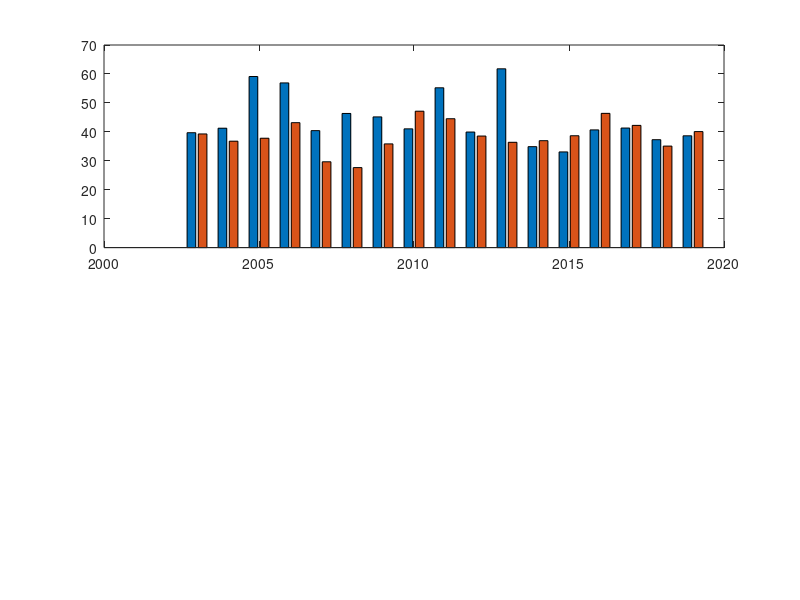

Reproduce this figure in MATLAB. (Note: this script raises an error after producing the figure.)
clearvars
desktop = 1; 
if desktop
    addpath(genpath('C:\Users\Clara Douglas\OneDrive - University of Southampton\PhD\Projects\carbonuptakeinwg'))
    cd 'C:\Users\Clara Douglas\OneDrive - University of Southampton\PhD\Projects\carbonuptakeinwg\data\processed' % desktop
    addpath(genpath('C:\Users\Clara Douglas\OneDrive - University of Southampton\PhD\Matlab Add-ins'));
else
    cd 'C:\Users\ccd1n18\Documents\Projects\CarbonUptakeInWG\data\processed' % laptop
end
% load('vgpm_imported.mat', 'vgpm_npp_all') % vgpm_npp_all as from OceanProductivity site - average (A-W) daily rates per month
% load('cafe_imported.mat', 'cafe_npp_all') % cafe_npp_all as from OceanProductivity site - average (A-W) daily rates per month
% load('cbpm_imported.mat', 'cbpm_npp_all') % cbpm_npp_all as from OceanProductivity site - average (A-W) daily rates per month
% load('eppley_imported.mat', 'eppley_npp_all') % eppley_npp_all as from OceanProductivity site - average (A-W) daily rates per month
% load('vgpm_imported.mat', 'time_start_all')
load('ProcessedData.mat')

algorithm={'cafe','cbpm','eppley','vgpm'};
% temp.cafe.rates=cafe_npp_all;
% temp.cbpm.rates=cafe_npp_all;
% temp.eppley.rates=eppley_npp_all;
% temp.vgpm.rates=vgpm_npp_all;
% clearvars cafe_npp_all cbpm_npp_all eppley_npp_all vgpm_npp_all


%% playing around
for aix = 4%1:length(algorithm)
    for rix = 1:length(region_sublist)
        temp.(region_sublist{rix}).monthly_AW_rate_gmpermonth=OceanProd.(algorithm{aix}).(region_sublist{rix}).NPP_tot_gC./OceanProd.(algorithm{aix}).(region_sublist{rix}).area_month_m2;
    end
end
        

for aix = 4%1:length(algorithm)
    for rix = 1:length(region_sublist)
        for yix = 2003:2019
            findyear=find(timedec>yix-0.5 & timedec<yix+0.5);
            temp.(region_sublist{rix}).NPP_annual_AWrate(yix-2002,1)=yix;

            if size(findyear)<12
                temp.(region_sublist{rix}).NPP_annual_AWrate(yix-2002,2)=NaN;
            else
                temp.(region_sublist{rix}).NPP_annual_AWrate(yix-2002,2)=nansum(temp.(region_sublist{rix}).monthly_AW_rate_gmpermonth(findyear,1));
            end
        end
    end
end

x=temp.Weddell.NPP_annual_AWrate(:,1)
y(:,1)=temp.Shelf.NPP_annual_AWrate(:,2);
y(:,2)=temp.Open.NPP_annual_AWrate(:,2);
figure;
subplot(2,1,1);
b=bar(x,y);
shelfcolor=[0.9290 0.6940 0.1250];
opencolor=[0.5 0.3 0.8];
b(1).FaceColor=[0.9290 0.6940 0.1250];
b(2).FaceColor=[0.5 0.3 0.8];
ylim([0 65])
xtickangle(45)
set(gca, 'XTick', [2003:1:2019])
legend('Shelf', 'Open Ocean')
title('Annual area-weighted PP')
xlabel('Year')
ylabel('NPP (g C m^-^2 d^-^1)')


x=temp.Weddell.NPP_annual_AWrate(:,1)
y2(:,1)=OceanProd.vgpm.Shelf.NPP_tot_TgC_annual(2:18,2);
y2(:,2)=OceanProd.vgpm.Open.NPP_tot_TgC_annual(2:18,2);
subplot(2,1,2);
b=bar(x,y2);
shelfcolor=[0.9290 0.6940 0.1250];
opencolor=[0.5 0.3 0.8];
b(1).FaceColor=[0.9290 0.6940 0.1250];
b(2).FaceColor=[0.5 0.3 0.8];
xtickangle(45)
set(gca, 'XTick', [2003:1:2019])
legend('Shelf', 'Open Ocean')
title('Annual Total NPP')
xlabel('Year')
ylabel('NPP (Tg C a^-^1)')


for aix = 4%1:length(algorithm)
    for rix = 1:length(region_sublist)
        temp.(region_sublist{rix}).av_ann_tot=nanmean(OceanProd.vgpm.(region_sublist{rix}).NPP_tot_TgC_annual(2:18,2));
    end
end

[p,tbl]=anova1(y)
years=x;
shelfvopen=y;
mdl=fitlm(shelfvopen,years)
figure;
plotResiduals(mdl)
figure;
Res = table2array(mdl.Residuals);
 boxplot(Res)
 figure;
 plotResiduals(mdl,'probability')
 
figure;
histogram(y(:,2));
figure; 
boxplot(y);

[h,p,ci,stats] = ttest2(y(:,1),y(:,2))
[h,p,ci,stats] = ttest2(y2(:,1),y2(:,2))

%% box logic
%
load('latlon_m.mat')
load('openshelf_coord.mat')
load('box_lat_lons.mat', 'andrex_box')
IN_and=inpolygon(lon_m,lat_m,andrex_box(:,1),andrex_box(:,2));
findweddell=find(IN_and==1);
IN_shelf=inpolygon(lon_m,lat_m,shelf_region_ANDbox(:,1),shelf_region_ANDbox(:,2));
findshelf=find(IN_shelf==1);
IN_open=inpolygon(lon_m,lat_m,open_ocean_ANDbox(:,1),open_ocean_ANDbox(:,2));
findopen=find(IN_open==1);

region_sublist={'Weddell','Shelf','Open'};
regionfindlist= {'findweddell','findshelf','findopen'};

for rix = 1:length(region_sublist)
    %box,box logic
    temp.(region_sublist{rix}).box = lat_m;
    temp.(region_sublist{rix}).box(:) = 0;
    eval(['temp.',region_sublist{rix},'.box(',regionfindlist{rix},')=1;']);
    temp.(region_sublist{rix}).box_logic=logical(temp.(region_sublist{rix}).box);
end
%% length of growing season
NPP_nans=vgpm_npp_all;
NPP_nans(NPP_nans<0)=NaN;
icecover=isnan(NPP_nans);


% for permanantly ice covered - should change any ==12 to NaN before
% summing
% orrrrr value will = length of time ice covered
    % so will want growing season length
        % so 12 - months ice covered = # months ice free
        % so numbers == 0 can be set to NaN
%
for yix = 2003:2019
    findyear=find(timedec>yix-0.5 & timedec<yix+0.5);
    ice_covered(:,:,yix-2002)=nansum(icecover(:,:,findyear),3);
    growing_season(:,:,yix-2002)=12.-ice_covered(:,:,yix-2002);
end

growing_season(growing_season==0)=NaN;

for rix = 1:length(region_sublist)
    for yix = 2003:2019
        yolo=growing_season(:,:,yix-2002);
        temp.(region_sublist{rix}).growseason(yix-2002,1)=nanmean(nanmean(yolo(temp.(region_sublist{rix}).box_logic)));
%         temp.(region_sublist{rix}).growseason(yix-2002,1)=nanmean(nanmean(growing_season(:,:,yix-2002).*(temp.(region_sublist{rix}).box)));
    end
end

figure;
plot(x,temp.Shelf.growseason)
hold on
plot(x,temp.Open.growseason)
legend('Shelf','Open')
title('Number of months that are considered ice-free ')

figure;
pcolor(lon_m,lat_m,growing_season(:,:,1)); shading flat
cm = get(gca,'Colormap');


for yix = 2003:2019
figure(yix-2002);
pcolor(lon_m,lat_m,growing_season(:,:,yix-2002)); shading flat
colormap(cm)
colorbar
geoshow('landareas.shp','facecolor','k')
title(num2str(yix))
end

for ix = 1:12
figure(ix);
pcolor(lon_m,lat_m,NPP_nans(:,:,ix)); shading flat
colormap(cm)
colorbar
geoshow('landareas.shp','facecolor','k')
title(num2str(time_start_all(ix,2)))
end

% Only including months where there is full coverage
for yix = 2003:2019
    findyear=find(timedec>yix-0.5 & timedec<yix+0.5);
    findmonths=find(time_start_all(:,2)>=4 &  time_start_all(:,2)<=8);
    
    ice_covered(:,:,yix-2002)=nansum(icecover(:,:,findyear),3);
    growing_season(:,:,yix-2002)=12.-ice_covered(:,:,yix-2002);
end

growing_season(growing_season==0)=NaN;

for rix = 1:length(region_sublist)
    for yix = 2003:2019
        yolo=growing_season(:,:,yix-2002);
        temp.(region_sublist{rix}).growseason(yix-2002,1)=nanmean(nanmean(yolo(temp.(region_sublist{rix}).box_logic)));
%         temp.(region_sublist{rix}).growseason(yix-2002,1)=nanmean(nanmean(growing_season(:,:,yix-2002).*(temp.(region_sublist{rix}).box)));
    end
end


